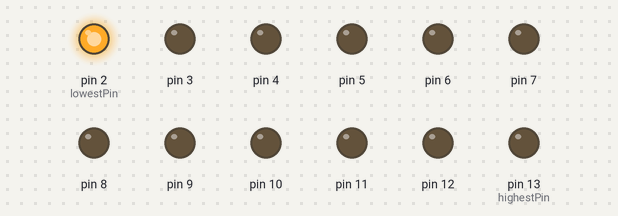
A sketch run on a simulated Arduino Uno, built with avr-gcc and run on an emulated ATmega328P. Shown: output pins drawn as LEDs (lit = HIGH).

Above: at 0.02 s.
At 0.35 s:
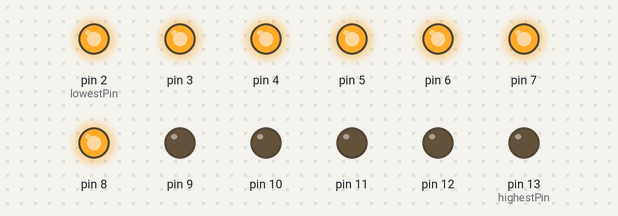
At 0.74 s:
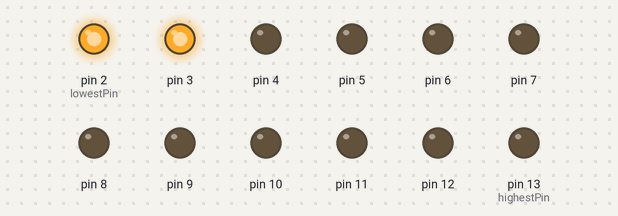
At 1.45 s:
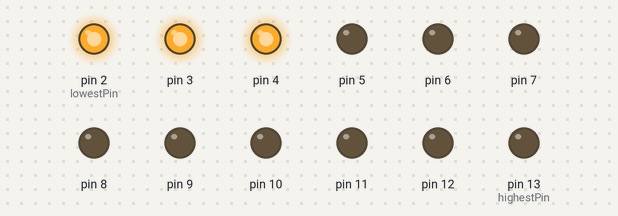
At 2.17 s:
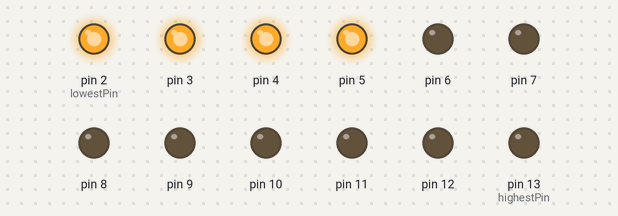
At 2.94 s:
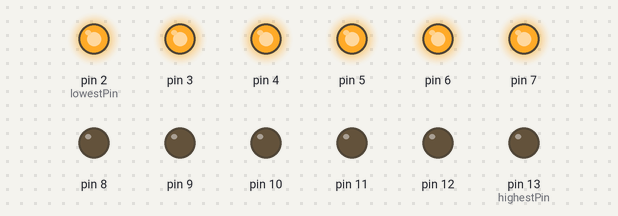
Timing chart, 0 to 3.2 s (numbered marks = the images above):
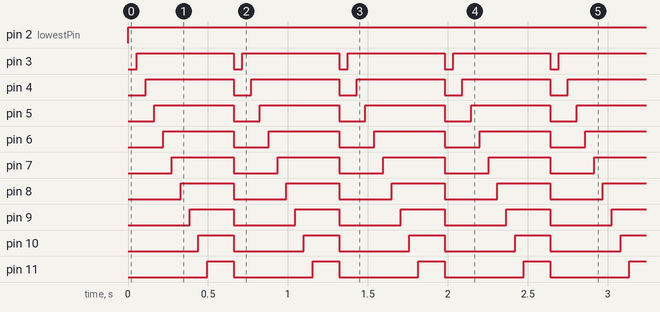

The sketch:

snay_trailing_leds_power_cell.ino
```cpp
const int lowestPin = 2;
const int highestPin = 13;
const int delayTime = 55;

void setup()
{
  for(int thisPin = lowestPin; thisPin <= highestPin; thisPin++)
  {
     pinMode(thisPin,OUTPUT);
  }
}

void loop()
{
  for(int thisPin = lowestPin; thisPin <= highestPin; thisPin++)
  {
    digitalWrite(thisPin,HIGH);
    delay(delayTime);
  }

  for(int thisPin = lowestPin;thisPin <= highestPin;thisPin++)
  {
    digitalWrite(thisPin,LOW);
  }
}
```

Measured:
- by itself, pin 2 (lowestPin): LOW → HIGH at 0.00 s
- by itself, pin 3: alternates HIGH for 0.61 s and LOW for 0.06 s
- by itself, pin 4: alternates HIGH for 0.55 s and LOW for 0.11 s
- by itself, pin 5: alternates HIGH for 0.50 s and LOW for 0.17 s
- by itself, pin 6: alternates HIGH for 0.44 s and LOW for 0.22 s
- by itself, pin 7: alternates HIGH for 0.39 s and LOW for 0.28 s
- by itself, pin 8: alternates HIGH for 0.33 s and LOW for 0.33 s
- by itself, pin 9: alternates HIGH for 0.28 s and LOW for 0.39 s
